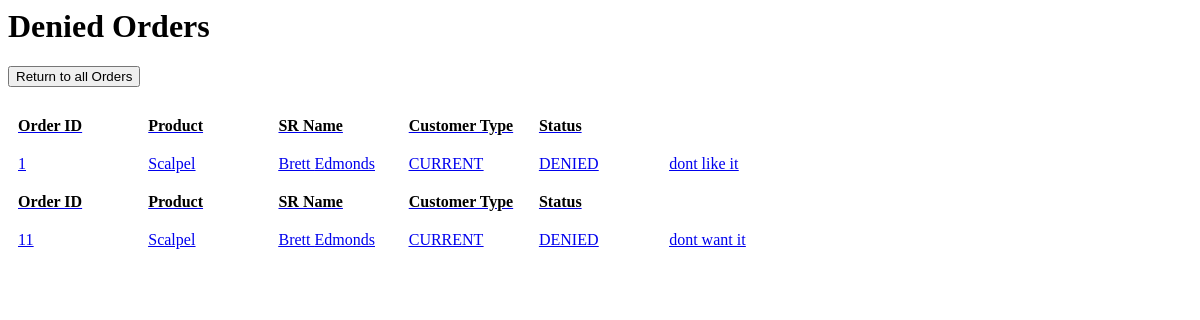
The app's page /orders/denied, older data.
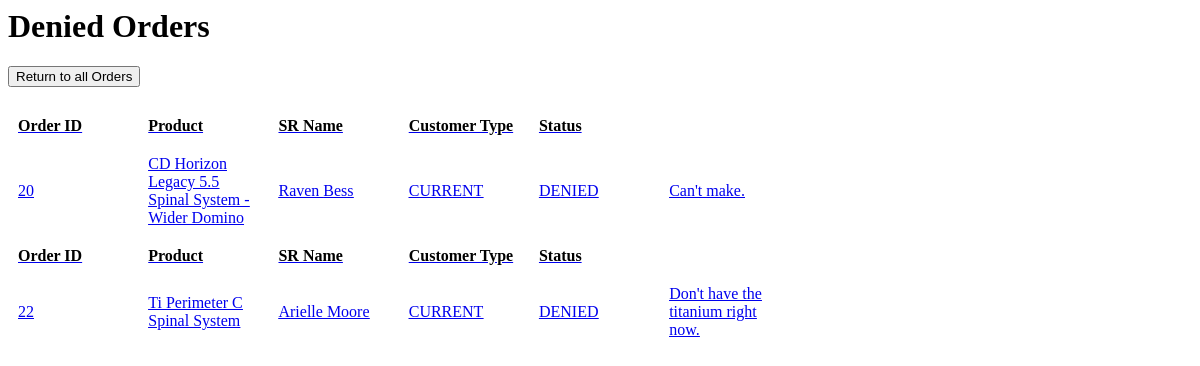
The same page, newer data.
### orders/models.py (models this page shows, shortened)
class Order(models.Model):
    def validate_true(value):
        if value is False:
            raise ValidationError("You must accept the disclaimer to submit the order.")
    product = models.ForeignKey(
        product_models.Product,
        on_delete=models.SET_NULL,
        null=True
    )
    SR_first_name = models.CharField(max_length=35)
    SR_last_name = models.CharField(max_length=35)
    SR_phone_number = models.PositiveIntegerField(validators=[MaxValueValidator(9999999999)])
    SM_first_name = models.CharField(max_length=35)
    SM_last_name = models.CharField(max_length=35)
    SR_email = models.EmailField(max_length=254)
    physician = models.CharField(max_length=70)
    hospital = models.CharField(max_length=70)
    cust_choices = ( #Choices for the customer type dropdown menu
        ("CURRENT", "Current"),
        ("NEW", "New"),
        ("CONVERSION", "Conversion")
    )
    customer_type = models.CharField(max_length=10, choices=cust_choices, default="CURRENT")
    clinical_need = models.CharField(max_length=200)
    category_choices = (
		("Cervical/Trauma", "Cervical/Trauma"),
		("Interbody Fusion and Vertebral Body Replacement", "Interbody Fusion and Vertebral Body Replacement"),
		("Thoracolumbar", "Thoracolumbar"),
		("MAST", "MAST"),
		("General Instruments", "General Instruments"),
		("New Product", "New Product")
	)
    instrument_category = models.CharField(max_length=47, choices=category_choices, null=True)
    description = models.TextField()
    size = models.CharField(max_length = 120, default = "Standard")
    quantity = models.PositiveIntegerField()
    type_choices = (
		("Simple Modification - Make from Scratch", "Simple Modification - Make from Scratch"),
		("Minor Mod to Standard Device", "Minor Mod to Standard Device"),
		("Complex Design - Requires Predicate", "Complex Design - Requires Predicate"),
		("Complex Assembly - Many Components", "Complex Assembly - Many Components"),
		("New Product", "New Product")
	)
    instrument_type = models.CharField(max_length=39, choices=type_choices, null=True, help_text=
        ("Simple Modification - Make from Scratch: $750-1250. "
        "Minor Mod to Standard Device: $1000-$2000. "
        "Complex Design - Requires Predicate: $1750-$3000. "
        "Complex Assembly - Many Components: $3000-$4500."))
    handle_choices = (
		("1.9 Inch Ball w/ Impact Cap","1.9 Inch Ball w/ Impact Cap"),
		("4.8 Inch Ergonomic Inline","4.8 Inch Ergonomic Inline"),
		("4.75 Inch Tapered w/ Impact Cap","4.75 Inch Tapered w/ Impact Cap"),
		("6 Inch Ergonomic Inline w/ Impact Cap","6 Inch Ergonomic Inline w/ Impact Cap"),
		("4 Inch Cervical Inline w/Impact Cap","4 Inch Cervical Inline w/Impact Cap"),
		("New Product", "New Product"),
		("Not Applicable", "Not Applicable")
	)
    instrument_handle = models.CharField(max_length=37, choices=handle_choices, null=True)
    disclaimer = models.BooleanField(validators=[validate_true], help_text=
        "I agree to submit this request form to my manager for approval.  If actual cost exceeds maximum price range, I will be notified with adjusted price prior to manufacturing with no obligation to continue.")
    status_choices = ( # Allowed status types
        ("SUBMITTED", "Submitted"),
        ("APPROVED", "Approved"),
        ("DENIED", "Denied"),
        ("IN PROGRESS", "In Progress"),
        ("SHIPPED", "Shipped"),
        ("COMPLETED", "Completed")
    )
    status = models.CharField(max_length=11, choices=status_choices, default="SUBMITTED")
    is_reordered = models.BooleanField(default=False)
    num_reorders = models.PositiveIntegerField(default=0)
    parent_reorder = models.ForeignKey('self', on_delete=models.SET_NULL, null=True, default=None)
    denial_reason = models.TextField(default = "")

### products/models.py (models this page shows)
class Product(models.Model):
	name = models.CharField(max_length = 360, default = "New Product")
	description = models.TextField()
	price = models.DecimalField(max_digits=100, decimal_places=2)
	image = models.ImageField(upload_to='media', default="default.jpeg")
	part_number = models.CharField(max_length = 360, default = "X0000000")
	category_choices = (
		("Cervical/Trauma", "Cervical/Trauma"),
		("Interbody Fusion and Vertebral Body Replacement", "Interbody Fusion and Vertebral Body Replacement"),
		("Thoracolumbar", "Thoracolumbar"),
		("MAST", "MAST"),
		("General Instruments", "General Instruments"),
		("New Product", "New Product")
	)
	category = models.CharField(max_length=47, choices=category_choices, null=True)
	size = models.CharField(max_length = 120, default = "Standard")
	handle_choices = (
		("1.9 Inch Ball w/ Impact Cap","1.9 Inch Ball w/ Impact Cap"),
		("4.8 Inch Ergonomic Inline","4.8 Inch Ergonomic Inline"),
		("4.75 Inch Tapered w/ Impact Cap","4.75 Inch Tapered w/ Impact Cap"),
		("6 Inch Ergonomic Inline w/ Impact Cap","6 Inch Ergonomic Inline w/ Impact Cap"),
		("4 Inch Cervical Inline w/Impact Cap","4 Inch Cervical Inline w/Impact Cap"),
		("New Product", "New Product"),
		("Not Applicable", "Not Applicable")
	)
	handle = models.CharField(max_length=37, choices=handle_choices, null=True)
	type_choices = (
		("Simple Modification - Make from Scratch", "Simple Modification - Make from Scratch"),
		("Minor Mod to Standard Device", "Minor Mod to Standard Device"),
		("Complex Design - Requires Predicate", "Complex Design - Requires Predicate"),
		("Complex Assembly - Many Components", "Complex Assembly - Many Components"),
		("New Product", "New Product")
	)
	product_type = models.CharField(max_length=39, choices=type_choices, null=True)
	num_orders = models.PositiveIntegerField(default=0)
	department = models.CharField(max_length=20, blank=True, default='')
	def __str__(self):
		return (self.name)

### orders/views.py (the view)
# urls.py: path('orders/denied', DeniedOrders.as_view(), name='denied_orders'),
class DeniedOrders(ListView): #orders/denied
    model = Order
    def get_queryset(self): #Combines filtering to denied orders and excluding dummy new order into overriding the get_queryset method
        return Order.objects.exclude(hospital = "Enter Hospital").filter(status="DENIED") #Excludes the dummy order for a new Product that new product orders are based on
    template_name='orders/denied_order_list.html' #Selects which html template to pass the context to

### orders/templates/orders/denied_order_list.html (shortened to what this page needs)
<h1>Denied Orders</h1>
<h2><a href="/orders/"><button type="button">Return to all Orders</button</a></h2>
{% for order in object_list %}
    <table>
    <thead>
        <tr>
        <th>Order ID</th>
        <th>Product</th>
        <th>SR Name</th>
        <th>Customer Type</th>
        <th>Status</th>
        <th></th>
        </tr>
    </thead>
    <tbody>
    <tr>
        <td><a href="/orders/{{ order.id }}">{{ order.id }}</a></td>
        <td><a href="/orders/{{ order.id }}">{{ order.product }}</a></td>
        <td><a href="/orders/{{ order.id }}">{{ order.SR_first_name }} {{ order.SR_last_name }}</a></td>
        <td><a href="/orders/{{ order.id }}">{{ order.customer_type }}</a></td>
        <td><a href="/orders/{{ order.id }}">{{ order.status }}</a></td>
        <td><a href="/orders/{{ order.id }}">{{ order.denial_reason }}</a></td>
        </tr>
    </tbody>
    </table>
{% empty %}
    <li>No Orders yet.</li>
{% endfor %}

### orders/templates/orders/denied_order_list.html (style rules this page uses)
table { border-collapse: collapse; table-layout: fixed ; width: 66% ; }
th, td { padding: 10px; text-align: left; width: 11% ; }

Row changes from the older to the newer data that the page shows:
removed Order: id "1", product "Scalpel", SR_first_name "Brett", SR_last_name "Edmonds", customer_type "CURRENT", status "DENIED", denial_reason "dont like it"
removed Order: id "11", product "Scalpel", SR_first_name "Brett", SR_last_name "Edmonds", customer_type "CURRENT", status "DENIED", denial_reason "dont want it"
added Order: id "20", product "CD Horizon Legacy 5.5 Spinal System - Wider Domino", SR_first_name "Raven", SR_last_name "Bess", customer_type "CURRENT", status "DENIED", denial_reason "Can't make."
added Order: id "22", product "Ti Perimeter C Spinal System", SR_first_name "Arielle", SR_last_name "Moore", customer_type "CURRENT", status "DENIED", denial_reason "Don't have the titanium right now."
